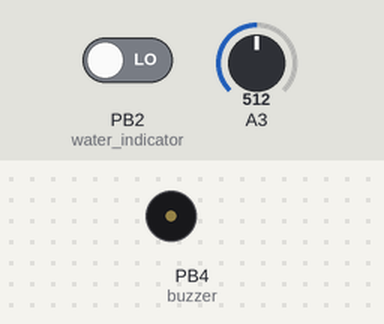
Bench run of a program on a simulated ATtiny85, built with avr-gcc and run on an emulated ATtiny85. Shown: buzzer (waves = sounding, pin HIGH). The test bench sets the inputs (shaded band); at power-on: A3 = 512, PB2 (water_indicator) LOW.

Above: at 1.2 s.
1.3 s: A3 set to 398
2.8 s: A3 set to 380
At 3.2 s:
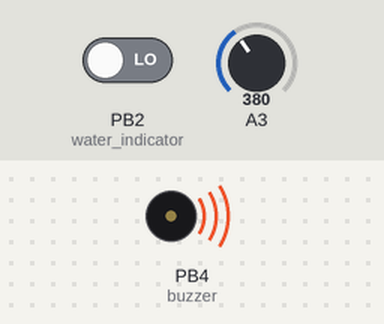
5.8 s: A3 set to 400
7.3 s: PB2 (water_indicator) driven HIGH
At 7.96 s:
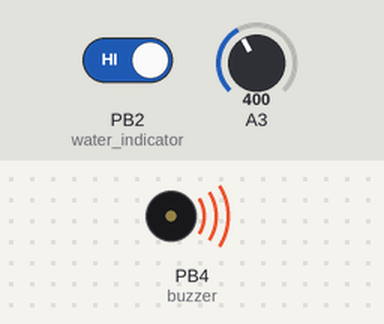
Timing chart, 0 to 11.3 s (numbered marks = the images above; inputs shaded):
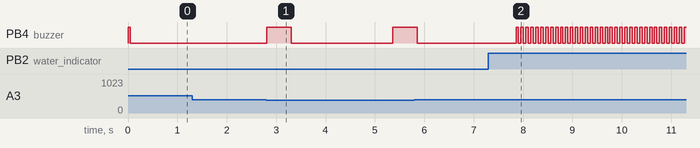

Measured:
- the behaviour switches between 390 and 389 on A3 (found by bisection; images 0 and 1)
- after the input at 1.3 s, every drawn part: stays the same
- after the input at 2.8 s, PB4 (buzzer): LOW → HIGH at once, → LOW 0.50 s later, → HIGH 2.1 s later
- after the input at 7.3 s, PB4 (buzzer): alternates HIGH for 0.05 s and LOW for 0.05 s, starting after 0.56 s

The program:

main.cpp
```cpp
#include <Arduino.h>
#include <liqueur.h>

#ifdef CRITICAL_VOLTAGE_LEVEL
static unsigned int const min_voltage_level = CRITICAL_VOLTAGE_LEVEL;
#else
static unsigned int const min_voltage_level = 390;
#endif

#ifdef VOLTAGE_INDICATOR
static byte const voltage_indicator = VOLTAGE_INDICATOR;
#else
static byte const voltage_indicator = 3;
#endif

#ifdef WATER_INDICATOR
static byte const water_indicator = WATER_INDICATOR;
#else
static byte const water_indicator = 2;
#endif

#ifdef BUZZER
static byte const buzzer = BUZZER;
#else
static byte const buzzer = 4;
#endif


void startGreeting() {
    digitalWrite(buzzer, HIGH);
    delay(50);
    digitalWrite(buzzer, LOW);
}

void lowVoltageAlarm() {
    digitalWrite(buzzer, HIGH);
    delay(500);
    digitalWrite(buzzer, LOW);
    delay(2000);
}

void waterAlarm() {
    digitalWrite(buzzer, HIGH);
    delay(50);
    digitalWrite(buzzer, LOW);
}

bool isStarted;
bool hasWaterLeak;

void setup() {
    pinMode(voltage_indicator, INPUT);
    pinMode(water_indicator, INPUT);

    pinMode(buzzer, OUTPUT);
}

void loop(void) {
    if (!isStarted) {
        startGreeting();
        isStarted = true;
    }

    unsigned int voltage = analogRead(voltage_indicator);
    if (voltage < min_voltage_level) {
        lowVoltageAlarm();
    }

    if (digitalRead(water_indicator) == HIGH || hasWaterLeak) {
        hasWaterLeak = true;
        waterAlarm();
    }

    delay(50);
}
```

liqueur.h
```cpp
#define BUZZER 4
#define VOLTAGE_INDICATOR 3
#define WATER_INDICATOR 2

#define CRITICAL_VOLTAGE_LEVEL 390
```
